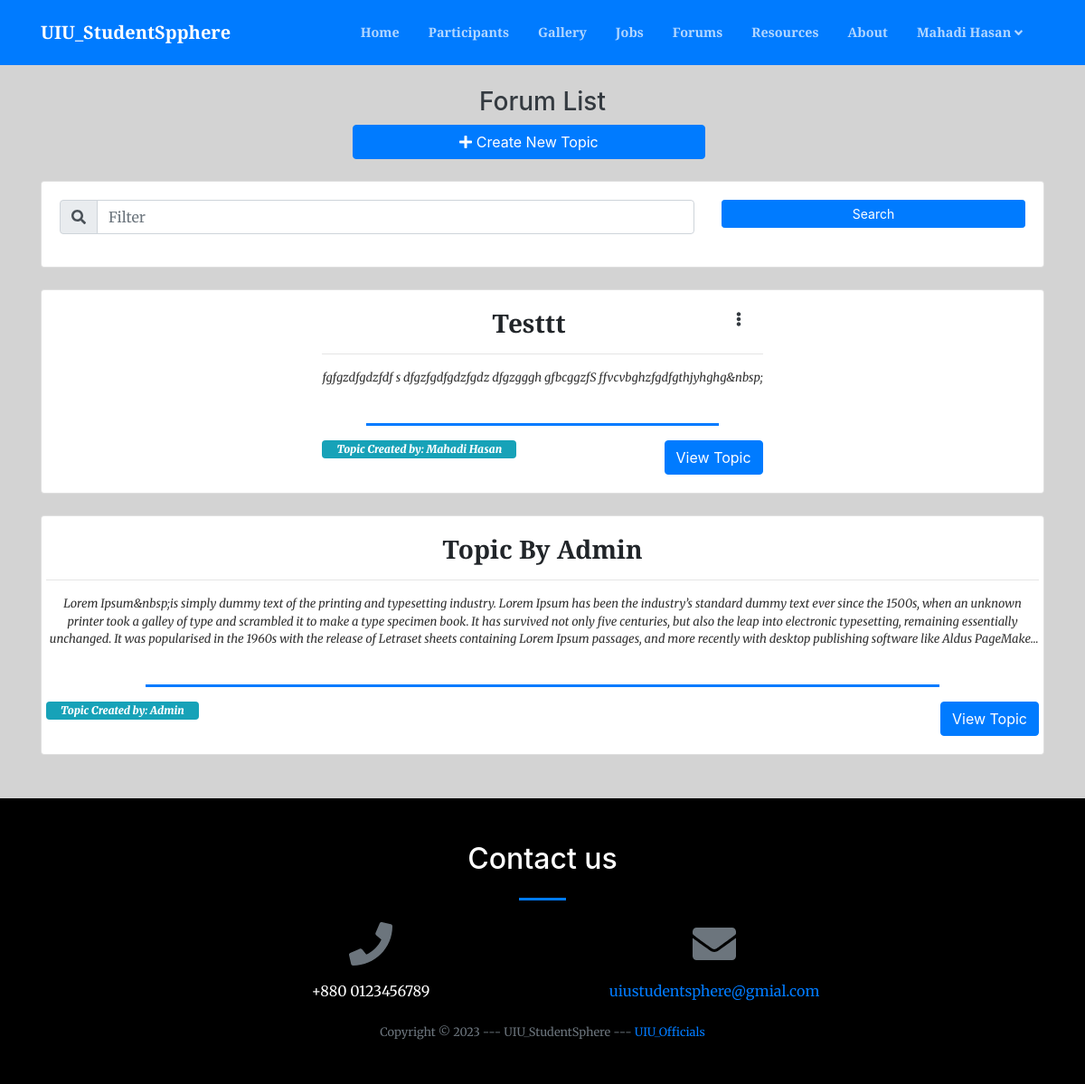
The page /index.php?page=forum (signed in) on the database its author committed.
### tables this page shows
CREATE TABLE `forum_topics` (
  `id` int(30) NOT NULL,
  `title` varchar(250) NOT NULL,
  `description` text NOT NULL,
  `user_id` int(30) NOT NULL,
  `date_created` datetime NOT NULL DEFAULT current_timestamp()
);

CREATE TABLE `users` (
  `id` int(30) NOT NULL,
  `name` text NOT NULL,
  `username` varchar(200) NOT NULL,
  `password` text NOT NULL,
  `type` tinyint(1) NOT NULL DEFAULT 3 COMMENT '1=Admin,2=Alumni officer, 3= alumnus',
  `auto_generated_pass` text NOT NULL,
  `alumnus_id` int(30) NOT NULL
);

### forum.php (the view, shortened to what this page needs)
<?php
include 'admin/db_connect.php';
?>
<br><br><br><br>
<h3 class="text-dark">Forum List</h3>
<div class="row col-md-12 mb-2 justify-content-center">
                    <button class="btn btn-primary btn-block col-sm-4" type="button" id="new_forum"><i class="fa fa-plus"></i> Create New Topic</button>
            </div>
<div class="container mt-3 pt-2">
    <div class="card mb-4">
        <div class="card-body">
            <div class="row">
                <div class="col-md-8">
                    <div class="input-group mb-3">
                      <div class="input-group-prepend">
                        <span class="input-group-text" id="filter-field"><i class="fa fa-search"></i></span>
                      </div>
                      <input type="text" class="form-control" id="filter" placeholder="Filter" aria-label="Filter" aria-describedby="filter-field">
                    </div>
                </div>
                <div class="col-md-4">
                    <button class="btn btn-primary btn-block btn-sm" id="search">Search</button>
                </div>
            </div>
        </div>
    </div>
   <?php
    $event = $conn->query("SELECT f.*,u.name from forum_topics f inner join users u on u.id = f.user_id order by f.id desc");
    while($row = $event->fetch_assoc()):
        $trans = get_html_translation_table(HTML_ENTITIES,ENT_QUOTES);
        unset($trans["\""], $trans["<"], $trans[">"], $trans["<h2"]);
        $desc = strtr(html_entity_decode($row['description']),$trans);
        $desc=str_replace(array("<li>","</li>"), array("",","), $desc);
    ?>
    <div class="card Forum-list" data-id="<?php echo $row['id'] ?>">
        <div class="card-body">
            <div class="row  align-items-center justify-content-center text-center h-100">
                <div class="">
                    <?php if($_SESSION['login_id'] == $row['user_id']): ?>
                    <div class="dropdown float-right mr-4">
                      <a class="text-dark" href="javascript:void(0)" id="dropdownMenuButton" data-toggle="dropdown" aria-haspopup="true" aria-expanded="false">
                        <span class="fa fa-ellipsis-v"></span>
                      </a>
                    </div>
                    <?php endif; ?>
                    <h3><b class="filter-txt"><?php echo ucwords($row['title']) ?></b></h3>
                    <hr>
                    <larger class="truncate filter-txt"><?php echo strip_tags($desc) ?></larger>
                    <br>
                    <hr class="divider"  style="max-width: calc(80%)">
                    <span class="badge badge-info float-left px-3 pt-1 pb-1">
                        <b><i>Topic Created by: <span class="filter-txt"><?php echo $row['name'] ?></span></i></b>
                    </span>
                    <button class="btn btn-primary float-right view_topic" data-id="<?php echo $row['id'] ?>">View Topic</button>
                </div>
            </div>
        </div>
    </div>
    <br>
    <?php endwhile; ?>
</div>

### index.php (style rules this page uses)
body { background: lightgrey; }

### forum.php (style rules this page uses)
h3 { text-align: center; }

### rows shown on the page
forum_topics: title "Testtt", description "fgfgzdfgdzfdf s dfgzfgdfgdzfgdz dfgzgggh gfbcggzfS ffvcvbghzfgdfgthjyhghg&nbsp;", user.name "Mahadi Hasan"
forum_topics: title "Topic By Admin", description "Lorem Ipsum&nbsp;is simply dummy text of the printing and typesetting industry. Lorem Ipsum has been the industry’s standard dummy text ever since the 1500s, when an unknown printer took a galley of type and scrambled it to make a type specimen book. It has survived not only five centuries, but also the leap into electronic typesetting, remaining essentially unchanged. It was popularised in the 1960s with the release of Letraset sheets containing Lorem Ipsum passages, and more recently with desktop publishing software like Aldus…", user.name "Admin"

### other values the page prints
$_SESSION['system']['name'] "UIU_StudentSpphere"
$_SESSION['login_name'] "Mahadi Hasan"
